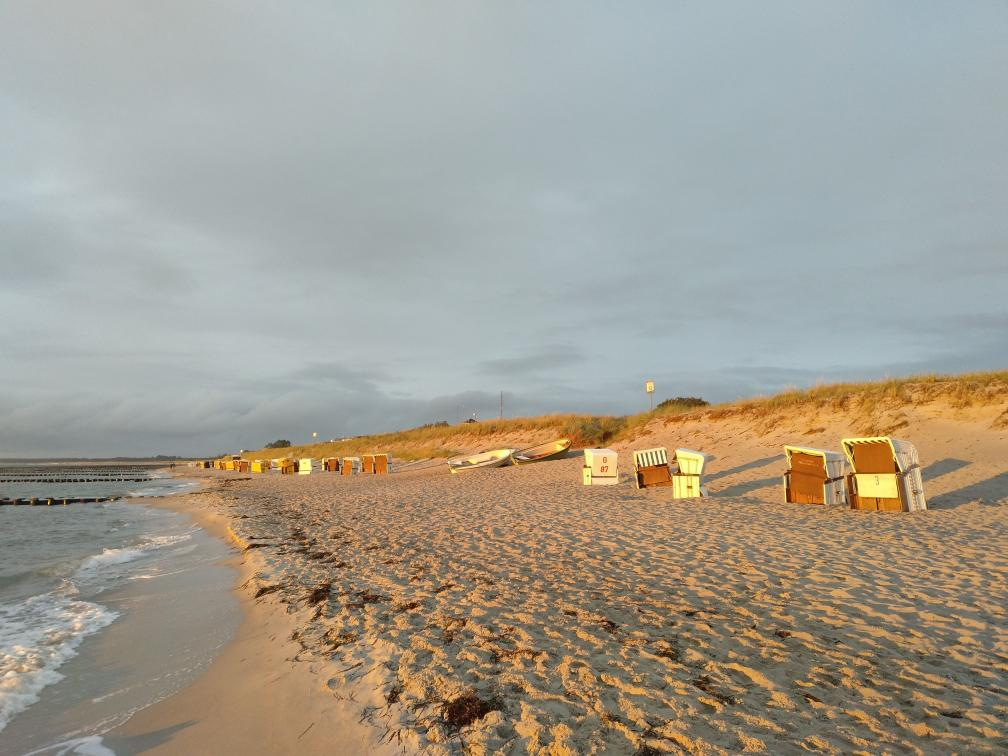
#> input picture lesson-2/data/sea.jpg, 1008 x 756 px
$ jupyter execute Homework.ipynb
#> lines starting #> are read from the running program, lines starting #| are printed output that depends on the picture
# HOMEWORK 2
For this homework you will have to complete and implement the colour balancing for:
* Gray world algorithm
* Scale-by-max algorithm

You are free to use your own images. Experiment with more images and think about the effect each of the algorithms has on the resulting (balanced) image.

### Colour Balancing
In this notebook we will show different type of colour balancing making use of von Kries' hypothesis.

[cell 1]
import cv2
import numpy as np
from matplotlib import pyplot as plt
plt.rcParams['figure.figsize'] = [15, 5]

[cell 2]
img = cv2.imread('../data/sea.jpg')
#> img is the input picture: shape (756, 1008, 3); mean B, G, R 144.1, 156.8, 162.3
img = cv2.cvtColor(img, cv2.COLOR_BGR2RGB)
plt.imshow(img)

### White patch
In white patch algorithm we choose a group of pixels we know they should be white. We then scale the resulting image colour channels by this white patch.

[cell 3]
# Define white patch and the coefficients
row, col = 485, 864
white = img[row, col, :]
#> white = [252, 242, 127]
coeffs = 255.0/white
#> coeffs = [1.01, 1.05, 2.01]

# Apply white balancing and generate balanced image
balanced = np.zeros_like(img, dtype=np.float32)
for channel in range(3):
    balanced[..., channel] = img[..., channel] * coeffs[channel]
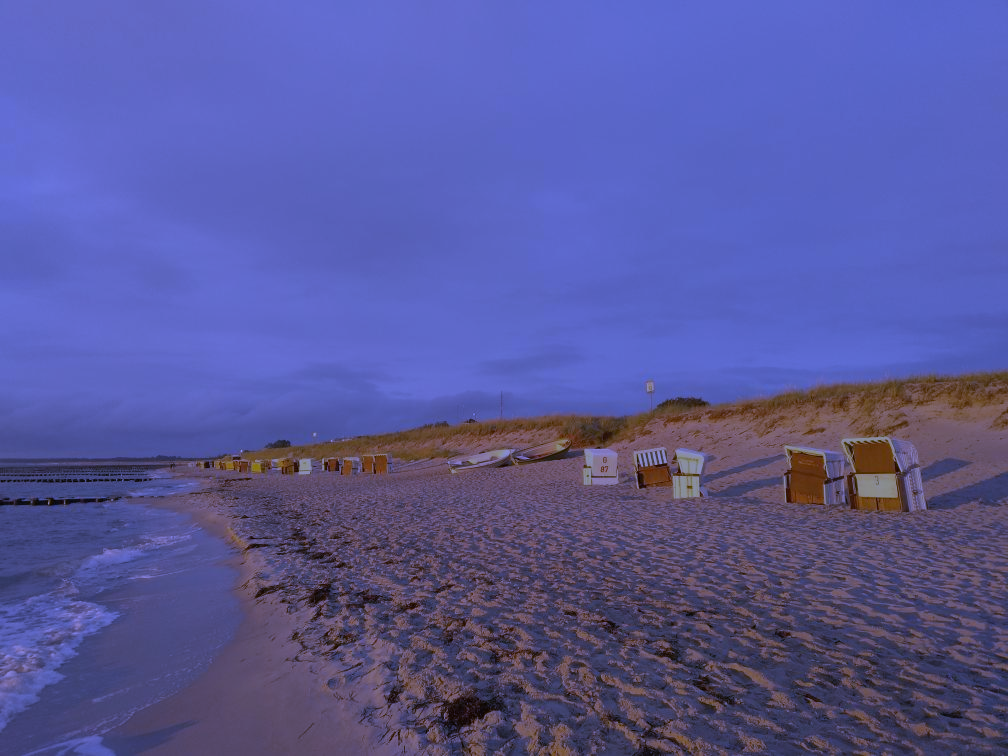
#> balanced: shape (756, 1008, 3) float32; mean R, G, B 164.2, 165.2, 289.2; drawn with min black and max white

# White patching does not guarantee that the dynamic range is preserved, images must be clipped.
balanced = balanced/255
balanced[balanced > 1] = 1
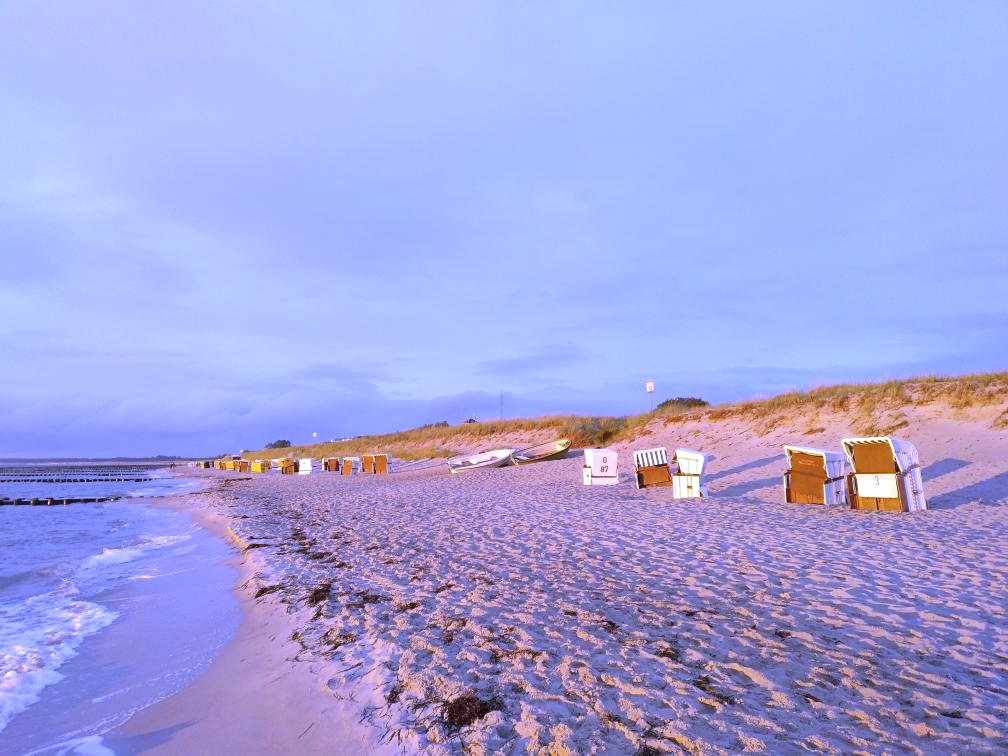
#> balanced: shape (756, 1008, 3) float32; mean R, G, B 0.644, 0.648, 0.879

plt.subplot(121), plt.imshow(img)
plt.subplot(122), plt.imshow(balanced)
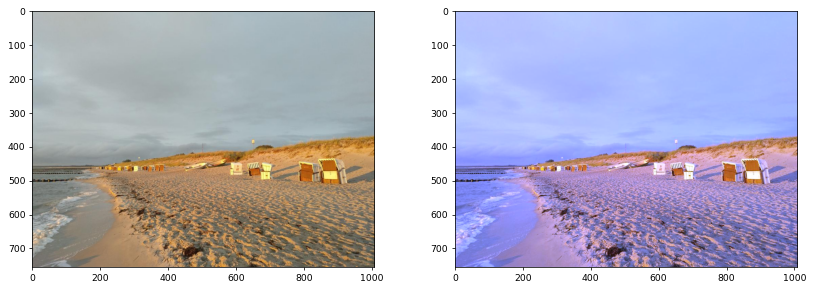
#> figure drawn by matplotlib, 2 panels

### Gray world
This algorithm assumes that a scene, on average, is gray.

[cell 4]
# Load your image
img = cv2.imread('../data/dark.png')
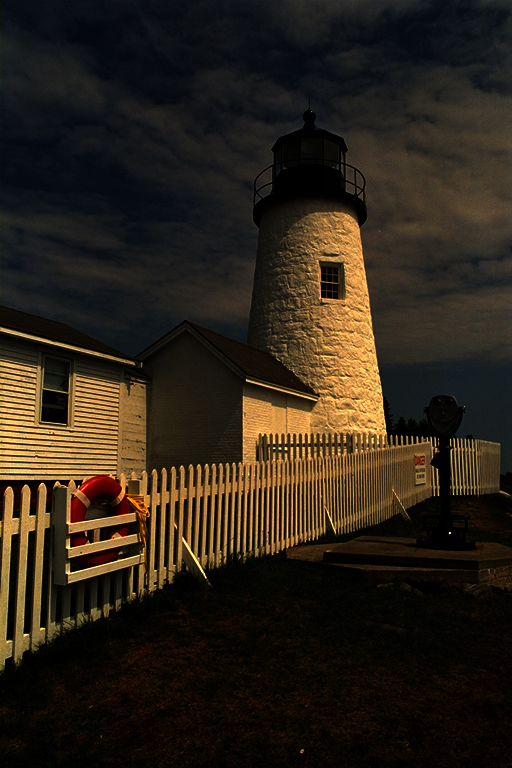
#> input picture lesson-2/data/dark.png, 512 x 768 px
#> img is the input picture: shape (768, 512, 3); mean B, G, R 23, 35.5, 44.4

# Compute the mean values for all three colour channels (red, green, blue)
mean_b, mean_g, mean_r, mean_alpha = cv2.mean(img)
#> mean_b = 23.05; mean_g = 35.5; mean_r = 44.36; mean_alpha = 0

# Compute the coefficients kr, kg, kb
# To find all coefficients we fix the coefficient of the brightest colour channel to 1.
max_mean = max(mean_b, mean_g, mean_r)
#> max_mean = 44.36

coefficients = np.array([
    max_mean / mean_r, # for red
    max_mean / mean_g, # for green
    max_mean / mean_b  # for blue
], dtype=np.float32)
#> coefficients = [1, 1.25, 1.92]

# Apply color balancing and generate the balanced image
img = cv2.cvtColor(img, cv2.COLOR_BGR2RGB)
balanced = img * coefficients
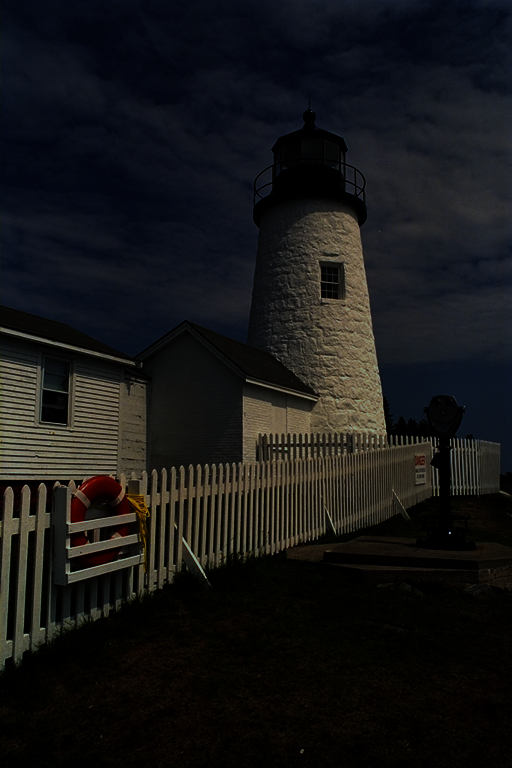
#> balanced: shape (768, 512, 3) float32; mean R, G, B 44.4, 44.3, 44.4; drawn with min black and max white

# Gray world does not guarantee that the dynamic range is preserved, images must be clipped.
balanced = balanced/255
balanced[balanced > 1] = 1
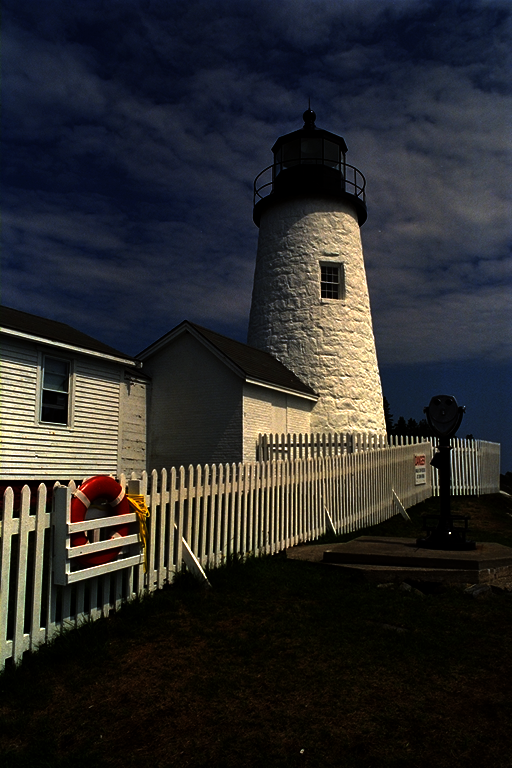
#> balanced: shape (768, 512, 3) float32; mean R, G, B 0.174, 0.174, 0.174

# Show the original and the balanced image side by side
plt.subplot(121), plt.imshow(img), plt.title('Original')
plt.subplot(122), plt.imshow(balanced), plt.title('Gray world')

### Scale-by-max
This is a straightforward algorithm that scales each colour channel by its maximum value. Note that it is sensitive to noise and saturations.

[cell 5]
# Load your image
img = cv2.imread('../data/sea.jpg')
img = cv2.cvtColor(img, cv2.COLOR_BGR2RGB)

# Compute the maximum values for all three colour channels (red, green, blue)
max_r = np.max(img[:,:,0])
#> max_r = 255
max_g = np.max(img[:,:,1])
#> max_g = 255
max_b = np.max(img[:,:,2])
#> max_b = 237

# Apply scale-by-max balancing and generate the balanced image
coefficients = np.array([
    255 / max_r,
    255 / max_g,
    255 / max_b
], dtype=np.float32)
#> coefficients = [1, 1, 1.08]
balanced = img * coefficients
#> balanced: shape (756, 1008, 3) float32

# Clip image
balanced = balanced/255
balanced[balanced > 1] = 1

plt.subplot(121), plt.imshow(img), plt.title('Original')
plt.subplot(122), plt.imshow(balanced), plt.title('Scale-by-max')
